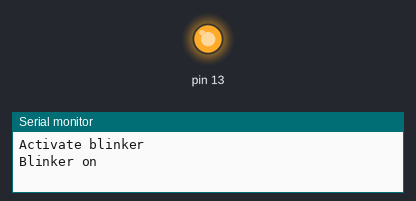
Simulated run of this sketch. Board: Arduino Uno, built with avr-gcc and run on an emulated ATmega328P. Parts: output pins drawn as LEDs (lit = HIGH), the last lines printed to the serial monitor.

Above: at 1.0 s.
At 5.5 s:
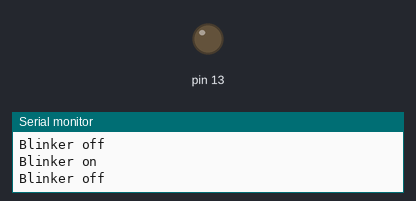
Timing chart, 0 to 6.9 s (numbered marks = the images above):
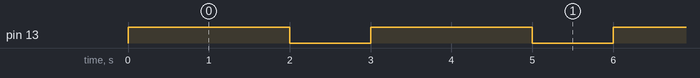

The sketch:

blink_led.ino
```cpp
void setup() {
  //Set LED pin to output
  Serial.begin(9600);
  Serial.println("Activate blinker");
  pinMode(13,OUTPUT);
}

void loop() {
  // Set LED to blink
  digitalWrite(13,HIGH);
  Serial.println("Blinker on");
  delay(2000);
  digitalWrite(13,LOW);
  Serial.println("Blinker off");
  delay(1000);
}
```

Measured:
- by itself, pin 13: alternates HIGH for 2.0 s and LOW for 1.0 s
